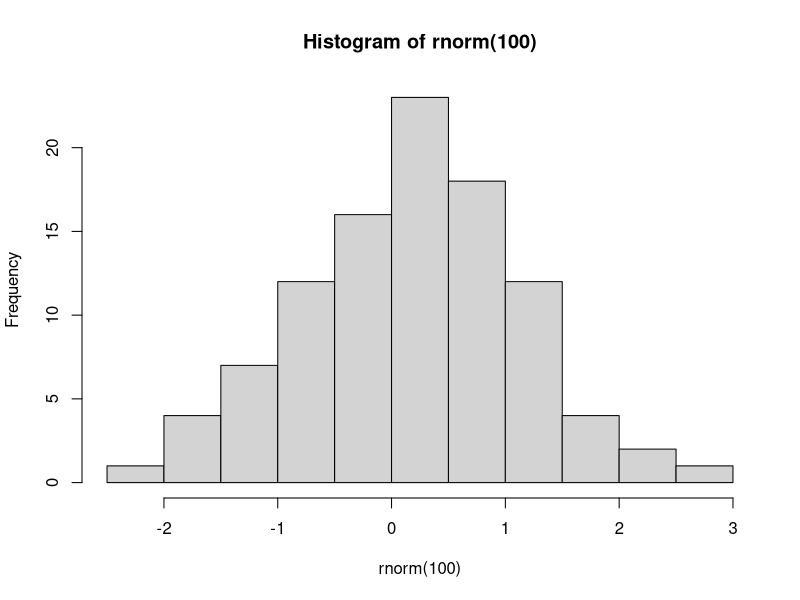
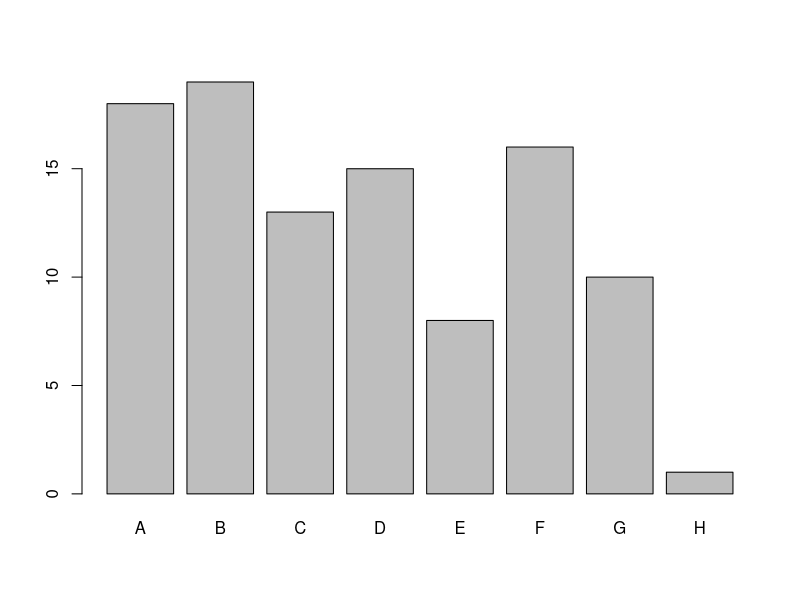

The R script that drew these images, in order:
## ---- chunk 1
knitr::opts_chunk$set(echo = TRUE)
## ---- chunk 2
A <- matrix(c(1:4), 2, 2)
## ---- chunk 3
A <- matrix(c(1:4), 2, 2)
B<- matrix(c(3:6), 2, 2)
A %*% B
## ---- chunk 4
A <- matrix(c(1:4), 2, 2)
solve(A)
## ---- chunk 5
A <- matrix(c(1:4), 2, 2)
eigen(B)
## ---- chunk 6
y <- 2 * 3 - 1
hist(rnorm(100))
## ---- chunk 7
x <- sample(c(1:8), 100, replace=TRUE, prob=c(8:1))
x <- table(x)
names(x) <- c("A", "B", "C", "D", "E", "F", "G", "H")
barplot(x)
## ---- chunk 8
f <- function(x){
  3*x + 2
}
f(2); f(3); f(4)
## ---- chunk 9
f <- function(x){
  return(3*x + 2)
}
f(2)
## ---- chunk 10
X <- list(a = 3, b = c(1,2,3,4,5), c = c("A", "B"))
X
## ---- chunk 11
vec.X.v1 <- c()
Xn <- 3
for(n in 1:7){
  Xn <- 2*Xn + 3
  vec.X.v1 <- c(vec.X.v1, Xn)
}
vec.X.v1
#扣除第n項=[-n]
vec.X.v1[-1]
## ---- chunk 12
K<- matrix(rnorm(15), 5, 3)
show(K)

apply(K, 1, sum)
## ---- chunk 13
#此處使用apply是不可行的
C <- list(a = 1:10, beta = exp(-3:3))
lapply(C, FUN = mean)
par(mfrow = c(1, 2))
## ---- chunk 14
C <- list(a = 1:10, beta = exp(-3:3))
sapply(C, summary)
